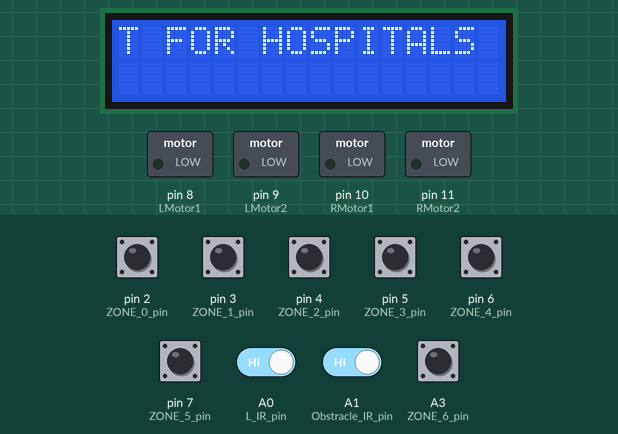
This sketch was run on a simulated Arduino Uno, built with avr-gcc and run on an emulated ATmega328P. On the bench: 16×2 character LCD, switched loads named in the sketch (green lamp = pin HIGH). The test bench sets the inputs (shaded band); at power-on: A0 (L_IR_pin), A1 (Obstracle_IR_pin), A3 (ZONE_6_pin), pin 2 (ZONE_0_pin), pin 3 (ZONE_1_pin), pin 4 (ZONE_2_pin), pin 5 (ZONE_3_pin), pin 6 (ZONE_4_pin), pin 7 (ZONE_5_pin) HIGH.

Above: at 3.8 s.
At 4.9 s:
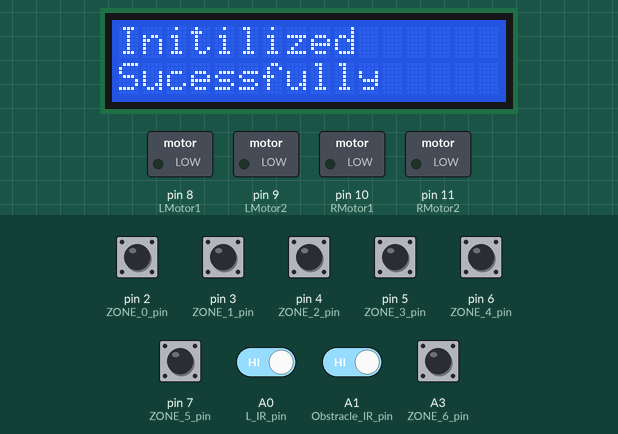
9.8 s: pin 2 (ZONE_0_pin) pulled LOW for 2.4 s
At 12.7 s:
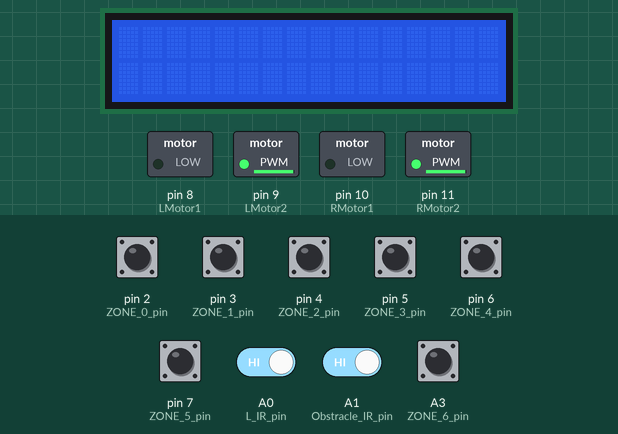
26.0 s: A1 (Obstracle_IR_pin) driven HIGH
32.9 s: A3 (ZONE_6_pin) pulled LOW for 2.4 s
At 38.1 s:
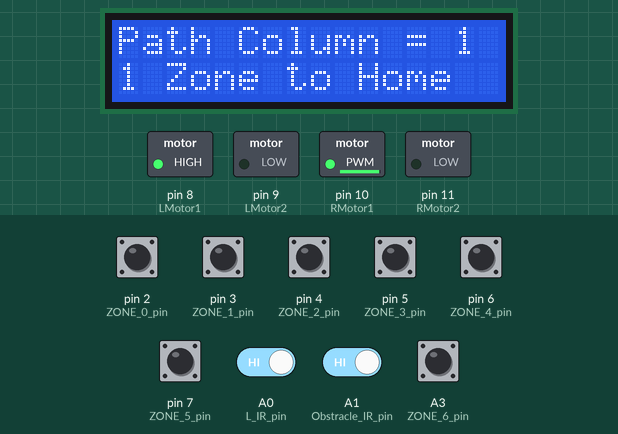
49.1 s: A1 (Obstracle_IR_pin) driven HIGH
Timing chart, 0 to 53.0 s (numbered marks = the images above; inputs shaded):
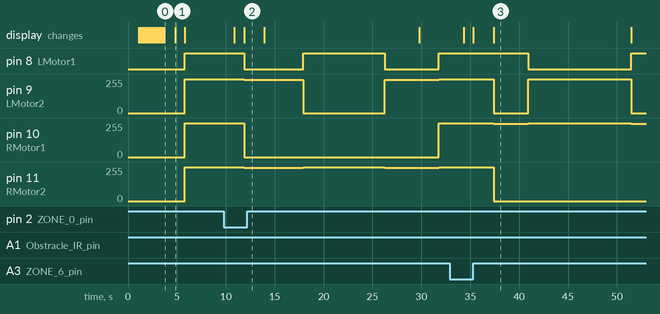

The sketch:

MediRoute_Robot.ino
```cpp
// ZONE_0 is connected to 2
// ZONE_1 is connected to 3
// ZONE_2 is connected to 4
// ZONE_3 is connected to 5
// ZONE_4 is connected to 6
// ZONE_5 is connected to 7
// ZONE_6 is connected to A3
// I2C LCD DISPLAY is connected to SDA - SCL

#include <LCD_I2C.h>
LCD_I2C lcd(0x27, 16, 2);
int Scrolling_Speed = 50;
String message = " AUTONOMOUS MEDICAL SUPPLY DELIVERY ROBOT FOR HOSPITALS ";


// ************** Pin Configuration ***********************************************
int ZONE_0_pin = 2;
int ZONE_0_State = 0;
String ZONE_0 = "";

int ZONE_1_pin = 3;
int ZONE_1_State = 0;
String ZONE_1 = "";

int ZONE_2_pin = 4;
int ZONE_2_State = 0;
String ZONE_2 = "";

int ZONE_3_pin = 5;
int ZONE_3_State = 0;
String ZONE_3 = "";

int ZONE_4_pin = 6;
int ZONE_4_State = 0;
String ZONE_4 = "";

int ZONE_5_pin = 7;
int ZONE_5_State = 0;
String ZONE_5 = "";

int ZONE_6_pin = A3;
int ZONE_6_State = 0;
String ZONE_6 = "";

int Zone = 0;
int Rec_Zone = 0;

/* Motor Pin Controller*/
int LMotor1 =8;
int LMotor2 =9;
int RMotor1 =10;
int RMotor2 =11;


int L_IR_pin = A0;
int L_IR_State = 0;
String L_IR= "";

int Obstracle_IR_pin = A1;
int Obstracle_IR_State = 0;
String Obstracle_IR= "";

int IR = 0;

void DCMotorCondition();
void MotorStopCmd();
void MotorForwardCmd();
void MotorReverseCmd();
void MotorLeftCmd();
void MotorRightCmd();
char chh;

int Mspeed = 250;          // Initial speed (0–255)
int SpeedPercent = 0;      // Speed in percentage


// ************** Initial Setup Code ***********************************************
void setup() {
pinMode(L_IR_pin,INPUT_PULLUP);
pinMode(Obstracle_IR_pin,INPUT_PULLUP);
pinMode(ZONE_0_pin,INPUT_PULLUP);
pinMode(ZONE_1_pin,INPUT_PULLUP);
pinMode(ZONE_2_pin,INPUT_PULLUP);
pinMode(ZONE_3_pin,INPUT_PULLUP);
pinMode(ZONE_4_pin,INPUT_PULLUP);
pinMode(ZONE_5_pin,INPUT_PULLUP);
pinMode(ZONE_6_pin,INPUT_PULLUP);
lcd.begin();
      lcd.backlight();
      lcd.print("LCD Init..!");
      delay(1000);
      // Scroll message across first line
        for (int i = 0; i < message.length() - 15; i++) {
          lcd.setCursor(0, 0);
          lcd.print(message.substring(i, i + 16));  // Display 16 characters at a time
          delay(Scrolling_Speed);  // Scrolling_Speed
        }
        delay(1000);
        lcd.clear();
        lcdprint("Initilized","Sucessfully");
        // lcdprint("","");

  Serial.begin(9600);
  pinMode(LMotor1,OUTPUT);
  digitalWrite(LMotor1,LOW);
  pinMode(LMotor2,OUTPUT);
  digitalWrite(LMotor2,LOW);
  pinMode(RMotor1,OUTPUT);
  digitalWrite(RMotor1,LOW);
  pinMode(RMotor2,OUTPUT);
  digitalWrite(RMotor2,LOW);
  MotorStopCmd();
  delay(2500);


}


char String_text[10];


// ************** Main code , to run repeatedly  ***********************************************
void loop() {
      // ZONE_0 Checking
      ZONE_0_State = digitalRead(ZONE_0_pin);
      // ZONE_1 Checking
      ZONE_1_State = digitalRead(ZONE_1_pin);
      // ZONE_2 Checking
      ZONE_2_State = digitalRead(ZONE_2_pin);
      // ZONE_3 Checking
      ZONE_3_State = digitalRead(ZONE_3_pin);
      // ZONE_4 Checking
      ZONE_4_State = digitalRead(ZONE_4_pin);
      // ZONE_5 Checking
      ZONE_5_State = digitalRead(ZONE_5_pin);
      // ZONE_6 Checking
      ZONE_6_State = digitalRead(ZONE_6_pin);

      if(ZONE_0_State == LOW){
          lcdprint("ZONE_1 ","Selected");
          Zone = 1;
          IR = 0;
          MotorForwardCmd();
          Rec_Zone = Zone;
      }

      else if(ZONE_1_State == LOW){
          lcdprint("ZONE_2 ","Selected");
          Zone = 2;
          IR = 0;
          MotorForwardCmd();
          Rec_Zone = Zone;
      }

      else if(ZONE_2_State == LOW){
          lcdprint("ZONE_3 ","Selected");
          Zone = 3;
          IR = 0;
          MotorForwardCmd();
          Rec_Zone = Zone;
      }

      else if(ZONE_3_State == LOW){
          lcdprint("ZONE_4 ","Selected");
          Zone = 4;
          IR = 0;
          MotorForwardCmd();
          Rec_Zone = Zone;
      }

      else if(ZONE_4_State == LOW){
          lcdprint("ZONE_5 ","Selected");
          Zone = 5;
          IR = 0;
          MotorForwardCmd();
          Rec_Zone = Zone;
      }

      else if(ZONE_5_State == LOW){
          lcdprint("ZONE_6","Selected");
          Zone = 6;
          IR = 0;
          MotorForwardCmd();
          Rec_Zone = Zone;
      }

      else if(ZONE_6_State == LOW){
          lcdprint("Home ","Selected");
          Zone = 7;
          IR = 0;
      }

      Zone_Path();
      Obstracle();

}
// ************** Main code END  ***********************************************


void Zone_Path()
{

   // L_IR Sensor Checking
      L_IR_State = digitalRead(L_IR_pin);
      if(L_IR_State == HIGH){
        IR = IR + 1;
        delay(2000);
      }


      if (Zone || 0)
      {
        itoa(IR, String_text, 10);
        lcd.setCursor(0,0);
        lcd.print("Path Column = ");
        lcd.print(String_text);
        lcd.print("                   ");
        if(Zone || 7)
        {
        lcd.setCursor(0,1);
        lcd.print("Zone = ");
        lcd.print(Zone);
        lcd.print("                   ");
        }
        if(Zone == 7)
        {
        lcd.setCursor(0,1);
        lcd.print(Rec_Zone);
        lcd.print(" Zone to Home ");
        lcd.print("                   ");
        }


      }
  if(Zone == 0)
  {
    MotorStopCmd();
  } else if((Zone == 1 && IR == 1) || (Zone == 3  && IR == 2) || (Zone == 5  && IR == 3))
  {
    MotorForwardCmd();
    Obstracle();
    delay(4000);
    Obstracle();
    MotorRightCmd();
    Obstracle();
    delay(5000);
    delay(3300);
    Obstracle();
    MotorForwardCmd();
    delay(3500);
    Zone = 0;
    lcd.setCursor(0,0);
    lcd.print("Zone Reached");
    lcd.setCursor(0,1);
    lcd.print("                   ");
  } else if((Zone == 2  && IR == 1) || (Zone == 4 && IR == 2) || (Zone == 6 && IR == 3))
  {
    MotorForwardCmd();
    Obstracle();
    delay(4000);
    Obstracle();
    MotorLeftCmd();
    Obstracle();
    delay(5000);
    delay(3300);
    Obstracle();
    MotorForwardCmd();
    Obstracle();
    delay(3500);
    Zone = 0;
    lcd.setCursor(0,0);
    lcd.print("Zone Reached");
    lcd.setCursor(0,1);
    lcd.print("                   ");
  }else if(Zone == 7)
  {
      MotorReverseCmd();
      Obstracle();
      delay(3500);
      Obstracle();
      if((Rec_Zone == 1) || (Rec_Zone == 3 ) || (Rec_Zone == 5 ))
      {
       MotorLeftCmd();
      }else{
        MotorRightCmd();
      }
      Obstracle();
      delay(5000);
      delay(3500);
      Zone = 8;

  }
  else if(Zone == 8)
  {
    Obstracle();
    MotorReverseCmd();
    if((Rec_Zone == 1 && IR == 1) ||  (Rec_Zone == 2 && IR == 1) ||  (Rec_Zone == 3 && IR == 2) ||  (Rec_Zone == 4 && IR == 2)||  (Rec_Zone == 5 && IR == 3)||  (Rec_Zone == 6 && IR == 3))
     {
      Obstracle();
      lcd.setCursor(0,0);
      lcd.print("Zone Reached");
      lcd.setCursor(0,1);
      lcd.print("                   ");
      delay(1500);
      Zone = 0;
      lcd.clear();
    }
  }


}


void Obstracle()
{
        // Obstracle_IR Sensor Checking
      Obstracle_IR_State = digitalRead(Obstracle_IR_pin);
        if (Obstracle_IR_State == LOW)
        {
          // Obstacle detected
          MotorStopCmd();

          lcd.setCursor(0, 0);
          lcd.print("OBSTACLE FOUND  ");
          lcd.setCursor(0, 1);
          lcd.print("ROBOT STOPPED   ");

          Serial.println("Obstacle Detected");

          // Wait until obstacle is removed
          while (digitalRead(Obstracle_IR_pin) == LOW)
          {
            MotorStopCmd();
            delay(50);
          }

          // Obstacle removed
          lcd.clear();
          lcd.print("OBSTACLE CLEAR  ");
          delay(500);

          // Return from function
          return;
        }
        else
        {
          // No obstacle
          return;
        }

}


void lcdprint(String l1, String l2) {
  lcd.clear();
  lcd.setCursor(0,0);
  lcd.print(l1);
  lcd.print("                   ");
  lcd.setCursor(0,1);
  lcd.print(l2);
  lcd.print("                   ");
  interval();
}

void interval() {
  delay(1000);
  lcd.clear();
}
    void MotorStopCmd(){
         digitalWrite(LMotor1,HIGH);
         digitalWrite(LMotor2,HIGH);
         digitalWrite(RMotor1,HIGH);
         digitalWrite(RMotor2,HIGH);
         delay(250);
    }

    void MotorForwardCmd()
    {
         analogWrite(LMotor1, 0);
         analogWrite(LMotor2, Mspeed);
         analogWrite(RMotor1, 0);
         analogWrite(RMotor2, Mspeed);
    }
    void MotorReverseCmd(){
         analogWrite(LMotor2, 0);
         analogWrite(LMotor1, Mspeed);
         analogWrite(RMotor2, 0);
         analogWrite(RMotor1, Mspeed);
    }
    void MotorLeftCmd(){
        digitalWrite(LMotor1,LOW);
        digitalWrite(LMotor2,HIGH);
        digitalWrite(RMotor1,HIGH);
        digitalWrite(RMotor2,LOW);
    }

    void MotorRightCmd(){
        digitalWrite(LMotor1,HIGH);
        digitalWrite(LMotor2,LOW);
        digitalWrite(RMotor1,LOW);
        digitalWrite(RMotor2,HIGH);
    }

    void DisplaySpeed()
    {
      SpeedPercent = map(Mspeed, 0, 255, 0, 100);
      lcd.setCursor(0,1);
      lcd.print("SPD:");
      lcd.print(SpeedPercent);
      lcd.print("%   ");   // Clear extra characters
    }


// ************** Code By STPL  ***********************************************
```

Measured:
- after the input at 9.8 s, pin 8 (LMotor1): HIGH → LOW after 2.1 s, → HIGH 6.1 s later; pin 9 (LMotor2): 255/255 → 250/255 after 2.1 s, → 0/255 6.1 s later; pin 10 (RMotor1): 255/255 → 0/255 after 2.1 s; pin 11 (RMotor2): 255/255 → 250/255 after 2.1 s, → 255/255 6.1 s later; the display: first changes after 1.1 s (image 2 shows a later state)
- after the input at 32.9 s, pin 8 (LMotor1): HIGH → LOW after 8.0 s; pin 9 (LMotor2): 255/255 → 0/255 after 4.5 s, → 255/255 3.5 s later; pin 10 (RMotor1): 255/255 → 250/255 after 4.5 s, → 255/255 3.5 s later; pin 11 (RMotor2): 255/255 → 0/255 after 4.5 s; the display: first changes after 1.4 s (image 3 shows a later state)
- what the display in image 0 shows lasts 1.1 s, from 3.7 s to 4.8 s
- what the display in image 1 shows lasts 1.0 s, from 4.8 s to 5.8 s
